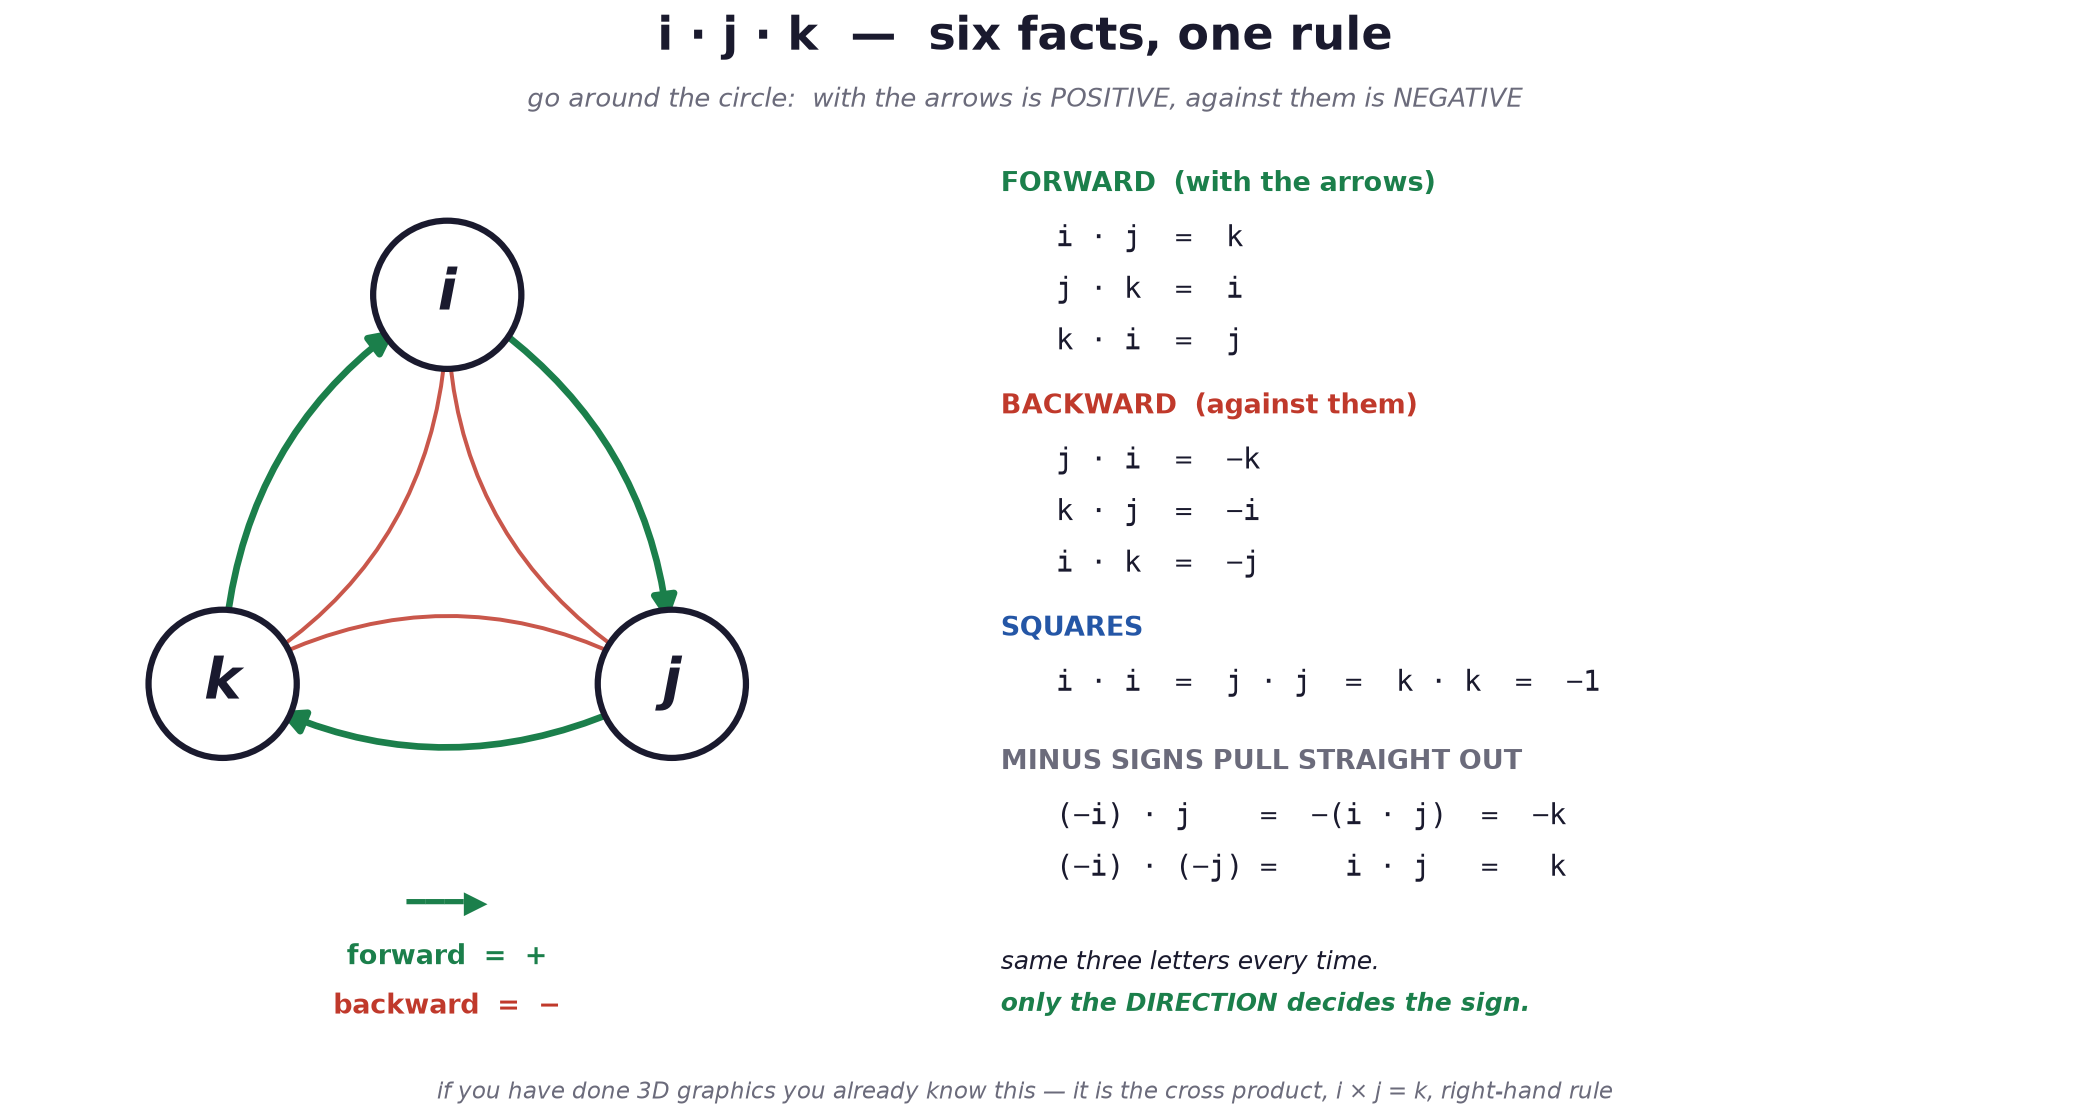

Write the Python code that produced this figure.
#!/usr/bin/env python3
"""The ijk cycle — six quaternion facts as one rule.

Built for Dave, 2026-07-28, while filling in Q8's arrows (issue #1).
Forward around the circle is positive; backward is negative."""
import matplotlib
matplotlib.use("Agg")
import matplotlib.pyplot as plt
from matplotlib.patches import Circle, FancyArrowPatch
import numpy as np

INK, MUTE, GREY = "#1a1a2e", "#6b6b7b", "#c9ccd6"
GREEN, RED, BLUE = "#1b7f4b", "#c0392b", "#2456a6"

fig, (ax, bx) = plt.subplots(1, 2, figsize=(15, 7.6), dpi=150,
                             gridspec_kw={"width_ratios": [1, 1.15]})
fig.patch.set_facecolor("white")
fig.text(0.5, 0.955, "i · j · k  —  six facts, one rule",
         ha="center", fontsize=22, fontweight="bold", color=INK)
fig.text(0.5, 0.905, "go around the circle:  with the arrows is POSITIVE, against them is NEGATIVE",
         ha="center", fontsize=12.5, color=MUTE, style="italic")

# ── left: the cycle ──────────────────────────────────────────────────────────
ax.set_xlim(-1.75, 1.75); ax.set_ylim(-1.95, 1.65); ax.set_aspect("equal"); ax.axis("off")

R = 1.05
pos = {name: (R*np.cos(np.radians(a)), R*np.sin(np.radians(a)))
       for name, a in [("i", 90), ("j", -30), ("k", 210)]}

# forward arcs i→j→k→i  (green, outside)
for a, b in [("i", "j"), ("j", "k"), ("k", "i")]:
    ax.add_patch(FancyArrowPatch(pos[a], pos[b], connectionstyle="arc3,rad=-0.28",
                 arrowstyle="-|>", mutation_scale=24, lw=3.2, color=GREEN,
                 shrinkA=30, shrinkB=30, zorder=2))
# backward arcs (red, inside, thinner)
for a, b in [("j", "i"), ("k", "j"), ("i", "k")]:
    ax.add_patch(FancyArrowPatch(pos[a], pos[b], connectionstyle="arc3,rad=-0.30",
                 arrowstyle="-|>", mutation_scale=17, lw=1.9, color=RED,
                 shrinkA=27, shrinkB=27, alpha=0.85, zorder=1))

for name, (x, y) in pos.items():
    ax.add_patch(Circle((x, y), 0.30, facecolor="white", edgecolor=INK, lw=3, zorder=4))
    ax.text(x, y, name, ha="center", va="center", fontsize=27,
            fontweight="bold", color=INK, style="italic", zorder=5)

ax.text(0, -1.45, "━━━▶", ha="center", fontsize=15, color=GREEN, fontweight="bold")
ax.text(0, -1.66, "forward  =  +", ha="center", fontsize=13, color=GREEN, fontweight="bold")
ax.text(0, -1.86, "backward  =  −", ha="center", fontsize=13, color=RED, fontweight="bold")

# ── right: the rules ─────────────────────────────────────────────────────────
bx.set_xlim(0, 10); bx.set_ylim(0, 10); bx.axis("off")

def block(y, title, color, lines):
    bx.text(0.2, y, title, fontsize=13, fontweight="bold", color=color)
    for k, ln in enumerate(lines):
        bx.text(0.7, y - 0.62 - k*0.58, ln, fontsize=14, color=INK, family="monospace")

block(9.5, "FORWARD  (with the arrows)", GREEN,
      ["i · j  =  k", "j · k  =  i", "k · i  =  j"])
block(7.0, "BACKWARD  (against them)", RED,
      ["j · i  =  −k", "k · j  =  −i", "i · k  =  −j"])
block(4.5, "SQUARES", BLUE,
      ["i · i  =  j · j  =  k · k  =  −1"])
block(3.0, "MINUS SIGNS PULL STRAIGHT OUT", MUTE,
      ["(−i) · j    =  −(i · j)  =  −k",
       "(−i) · (−j) =    i · j   =   k"])

bx.text(0.2, 0.75, "same three letters every time.", fontsize=12, color=INK, style="italic")
bx.text(0.2, 0.28, "only the DIRECTION decides the sign.", fontsize=12, color=GREEN,
        style="italic", fontweight="bold")

fig.text(0.5, 0.035,
         "if you have done 3D graphics you already know this — it is the cross product, i × j = k, right-hand rule",
         ha="center", fontsize=11, color=MUTE, style="italic")

plt.subplots_adjust(top=0.87, bottom=0.09, left=0.03, right=0.97, wspace=0.05)
out = __file__.rsplit("/", 1)[0] + "/ijk-cycle.png"
plt.savefig(out, facecolor="white", bbox_inches="tight")
print("wrote", out)
